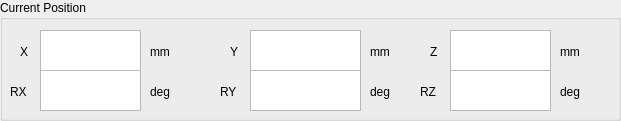
   <widget class="QGroupBox" name="groupBox_5">
    <property name="geometry">
     <rect>
      <x>370</x>
      <y>390</y>
      <width>621</width>
      <height>121</height>
     </rect>
    </property>
    <property name="title">
     <string>Current Position</string>
    </property>
    <widget class="QTextBrowser" name="textBrowserX">
     <property name="geometry">
      <rect>
       <x>40</x>
       <y>30</y>
       <width>101</width>
       <height>41</height>
      </rect>
     </property>
    </widget>
    <widget class="QLabel" name="label_3">
     <property name="geometry">
      <rect>
       <x>20</x>
       <y>40</y>
       <width>21</width>
       <height>23</height>
      </rect>
     </property>
     <property name="text">
      <string>X</string>
     </property>
    </widget>
    <widget class="QLabel" name="label_4">
     <property name="geometry">
      <rect>
       <x>230</x>
       <y>40</y>
       <width>21</width>
       <height>23</height>
      </rect>
     </property>
     <property name="text">
      <string>Y</string>
     </property>
    </widget>
    <widget class="QTextBrowser" name="textBrowserY">
     <property name="geometry">
      <rect>
       <x>250</x>
       <y>30</y>
       <width>111</width>
       <height>41</height>
      </rect>
     </property>
    </widget>
    <widget class="QLabel" name="label_5">
     <property name="geometry">
      <rect>
       <x>430</x>
       <y>40</y>
       <width>21</width>
       <height>23</height>
      </rect>
     </property>
     <property name="text">
      <string>Z</string>
     </property>
    </widget>
    <widget class="QTextBrowser" name="textBrowserZ">
     <property name="geometry">
      <rect>
       <x>450</x>
       <y>30</y>
       <width>101</width>
       <height>41</height>
      </rect>
     </property>
    </widget>
    <widget class="QTextBrowser" name="textBrowserRY">
     <property name="geometry">
      <rect>
       <x>250</x>
       <y>70</y>
       <width>111</width>
       <height>41</height>
      </rect>
     </property>
    </widget>
    <widget class="QLabel" name="label_6">
     <property name="geometry">
      <rect>
       <x>10</x>
       <y>80</y>
       <width>31</width>
       <height>23</height>
      </rect>
     </property>
     <property name="text">
      <string>RX</string>
     </property>
    </widget>
    <widget class="QLabel" name="label_7">
     <property name="geometry">
      <rect>
       <x>220</x>
       <y>80</y>
       <width>31</width>
       <height>23</height>
      </rect>
     </property>
     <property name="text">
      <string>RY</string>
     </property>
    </widget>
    <widget class="QLabel" name="label_8">
     <property name="geometry">
      <rect>
       <x>420</x>
       <y>80</y>
       <width>31</width>
       <height>23</height>
      </rect>
     </property>
     <property name="text">
      <string>RZ</string>
     </property>
    </widget>
    <widget class="QTextBrowser" name="textBrowserRX">
     <property name="geometry">
      <rect>
       <x>40</x>
       <y>70</y>
       <width>101</width>
       <height>41</height>
      </rect>
     </property>
    </widget>
    <widget class="QTextBrowser" name="textBrowserRZ">
     <property name="geometry">
      <rect>
       <x>450</x>
       <y>70</y>
       <width>101</width>
       <height>41</height>
      </rect>
     </property>
    </widget>
    <widget class="QLabel" name="label_27">
     <property name="geometry">
      <rect>
       <x>150</x>
       <y>40</y>
       <width>41</width>
       <height>23</height>
      </rect>
     </property>
     <property name="text">
      <string>mm</string>
     </property>
    </widget>
    <widget class="QLabel" name="label_28">
     <property name="geometry">
      <rect>
       <x>370</x>
       <y>40</y>
       <width>41</width>
       <height>23</height>
      </rect>
     </property>
     <property name="text">
      <string>mm</string>
     </property>
    </widget>
    <widget class="QLabel" name="label_29">
     <property name="geometry">
      <rect>
       <x>560</x>
       <y>40</y>
       <width>41</width>
       <height>23</height>
      </rect>
     </property>
     <property name="text">
      <string>mm</string>
     </property>
    </widget>
    <widget class="QLabel" name="label_30">
     <property name="geometry">
      <rect>
       <x>150</x>
       <y>80</y>
       <width>41</width>
       <height>23</height>
      </rect>
     </property>
     <property name="text">
      <string>deg</string>
     </property>
    </widget>
    <widget class="QLabel" name="label_31">
     <property name="geometry">
      <rect>
       <x>370</x>
       <y>80</y>
       <width>41</width>
       <height>23</height>
      </rect>
     </property>
     <property name="text">
      <string>deg</string>
     </property>
    </widget>
    <widget class="QLabel" name="label_32">
     <property name="geometry">
      <rect>
       <x>560</x>
       <y>80</y>
       <width>41</width>
       <height>23</height>
      </rect>
     </property>
     <property name="text">
      <string>deg</string>
     </property>
    </widget>
   </widget>
